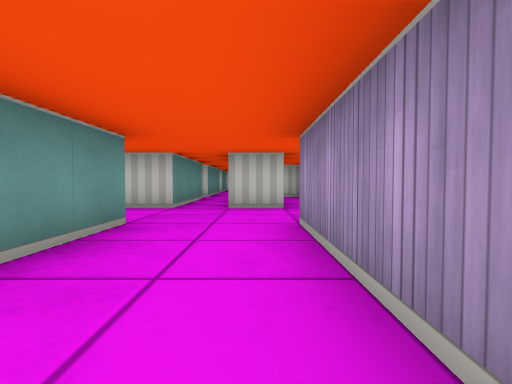
View 1 (above)

23 first-person views from a walk through a cub3D maze. The camera is about half as high as the walls, tilts 2° down and sees 80° across. The floor is counted in squares. Each view is taken from the middle of a square. On the plan, view 1 faces up. The plan holds only what a view shows up to about 9 squares ahead; the rest is blank.

View 2
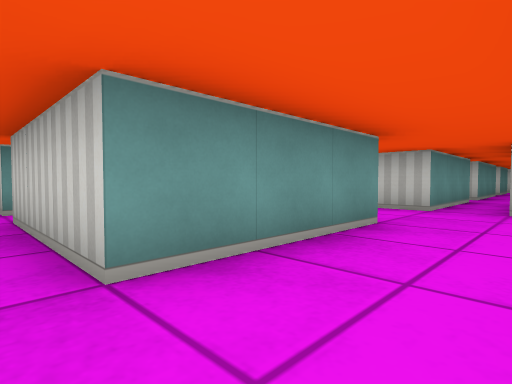

View 3
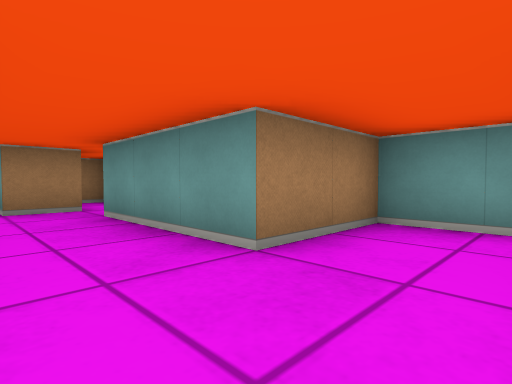

View 4
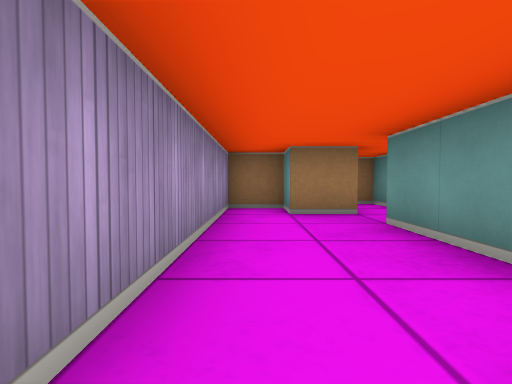

View 5
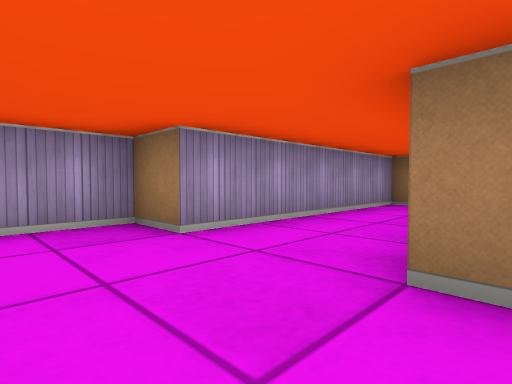

View 6
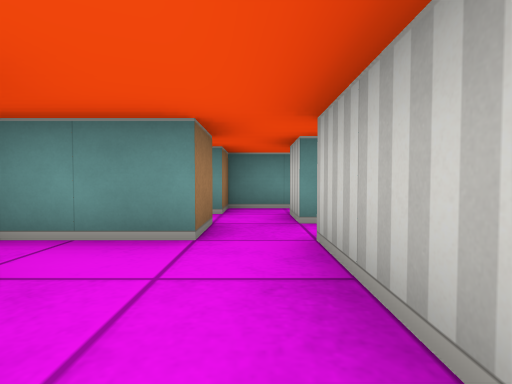

View 7
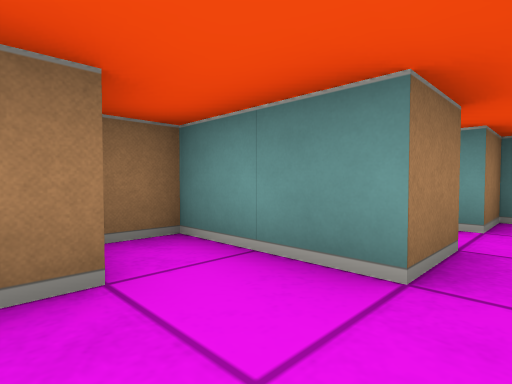

View 8
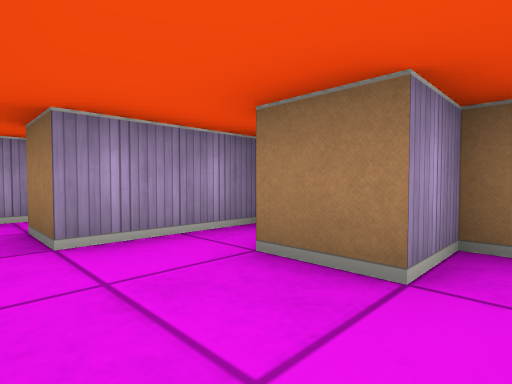

View 9
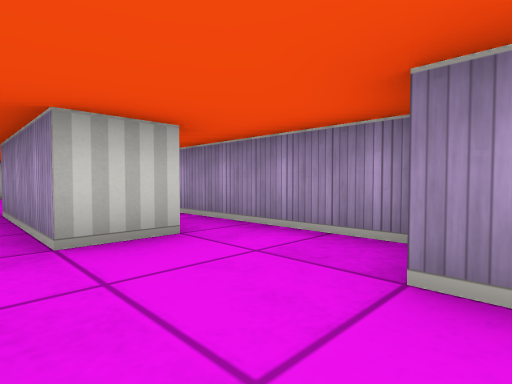

View 10
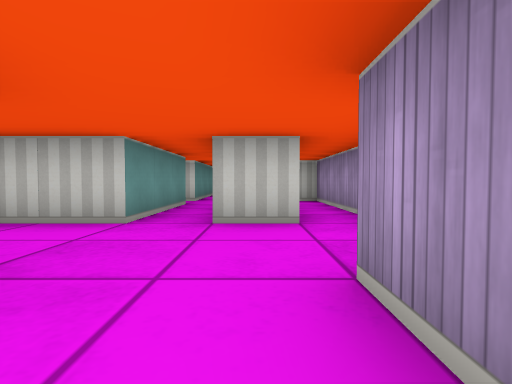

View 11
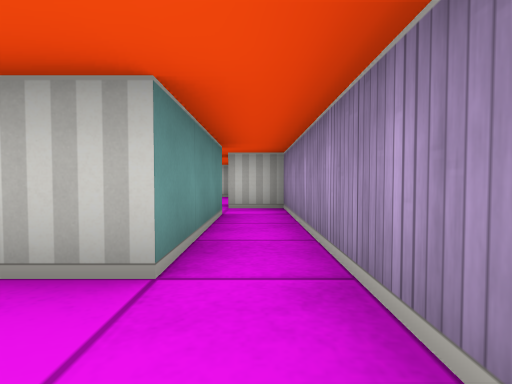

View 12
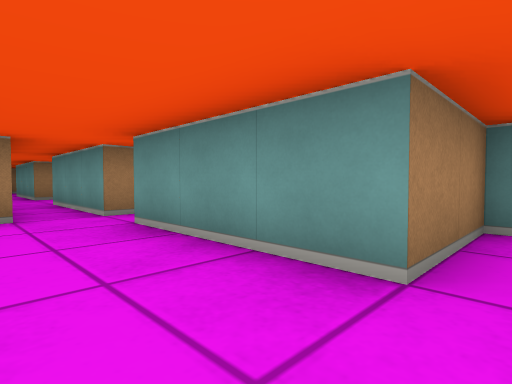

View 13
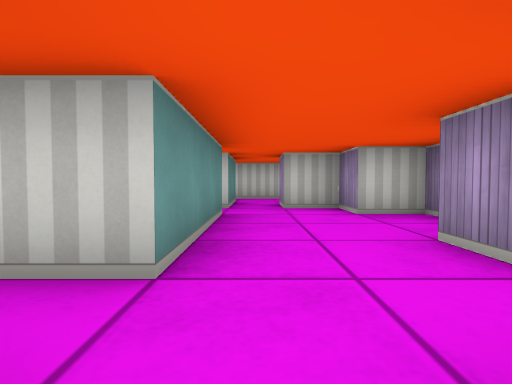

View 14
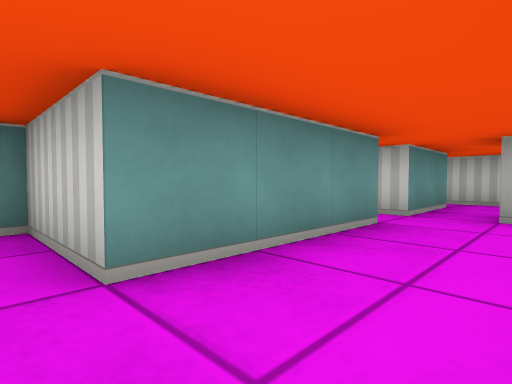

View 15
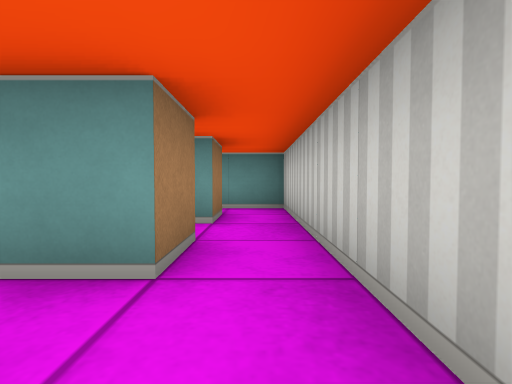

View 16
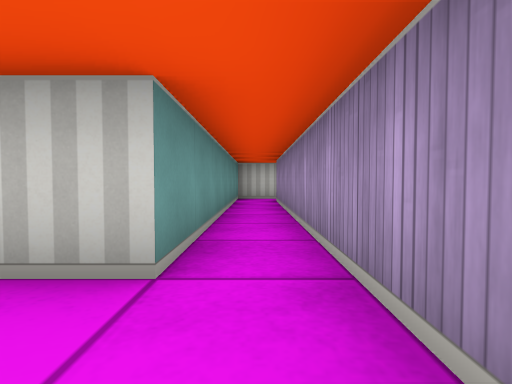

View 17
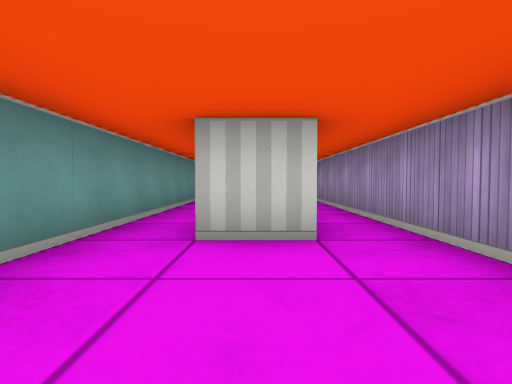

View 18
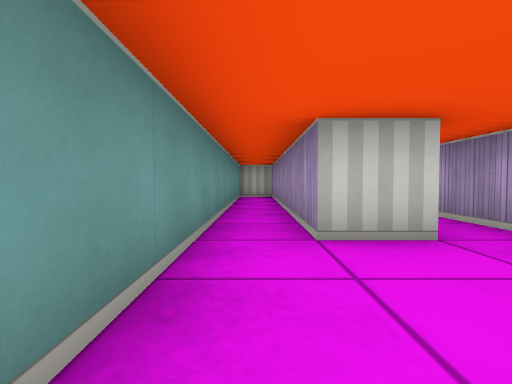

View 19
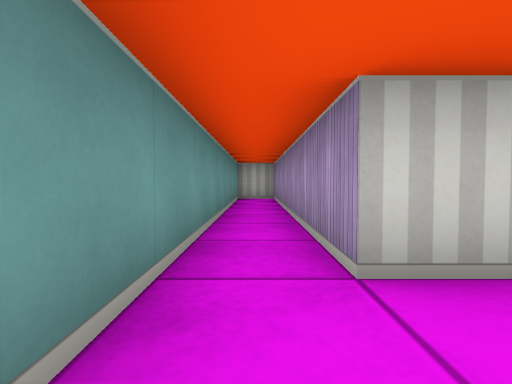

View 20
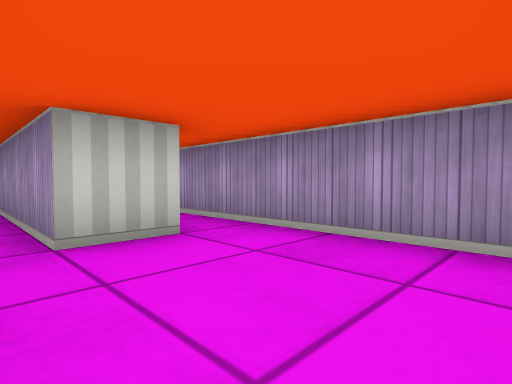

View 21
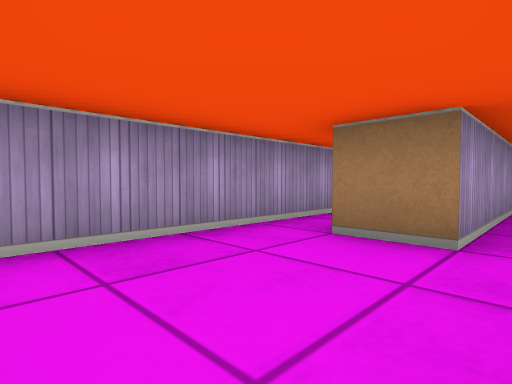

View 22
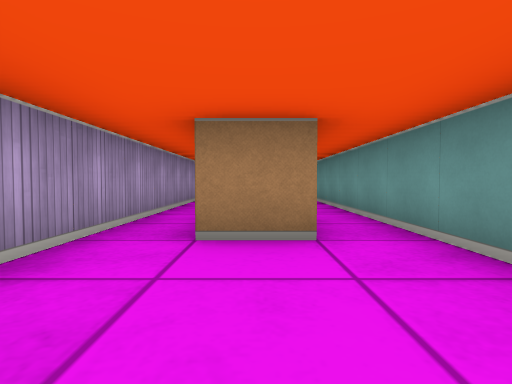

View 23
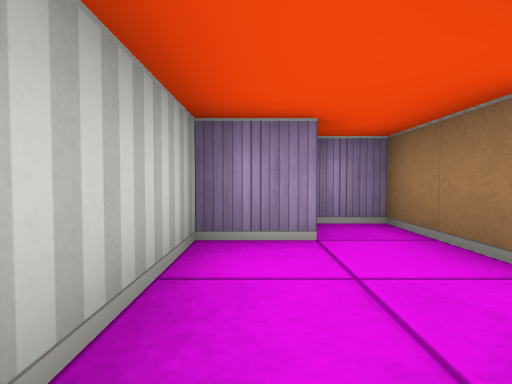

### Floor plan
Ten units are one square. View 1 is at (0, 0); x grows to the right and y downward. Boxes are objects, and circles mark ways between rooms. Rooms are numbered by the first view taken in them; rooms with no view inside come last. Other rooms are left out.
<svg viewBox="-80 -170 101 200">
<path fill="none" stroke="#000" d="M-15 -55 -30 -55M5 -55 -5 -55M-35 -48 -35 -35 -15 -35 -15 -5 -25 -5M-15 5 -5 5 -5 15 5 15 5 -35 15 -35 15 -55M-56 5 -45 5 -45 25 -35 25 -35 15 -25 15 -25 25 -20 25M-55 -5 -65 -5M-25 -5 -45 -5M-15 25 -15 5M5 -98 5 -105M-15 -135 -20 -135M-20 -85 -15 -85 -15 -55M-35 -125 -15 -125 -15 -95 -25 -95M16 -125 5 -125 5 -135 -5 -135M-5 -55 -5 -85M5 -154 5 -165 -45 -165M-25 -155 -15 -155 -15 -135M-5 -135 -5 -145 15 -145 15 -154M-45 -155 -35 -155M-55 -95 -65 -95 -65 -165 -75 -165M-65 -32 -65 -65 -55 -65M-45 -15 -45 -95M-75 -161 -75 5 -65 5M-45 -95 -45 -152M-45 -165 -55 -165 -55 -95M5 -85 5 -55M15 -55 15 -95 5 -95"/>
<circle cx="-20" cy="0" r="3" fill="#2a7"/>
<circle cx="-10" cy="-60" r="3" fill="#2a7"/>
<circle cx="10" cy="-60" r="3" fill="#2a7"/>
<circle cx="-50" cy="0" r="3" fill="#2a7"/>
<circle cx="-10" cy="-140" r="3" fill="#2a7"/>
<circle cx="10" cy="-90" r="3" fill="#2a7"/>
<circle cx="-40" cy="-160" r="3" fill="#2a7"/>
<circle cx="-50" cy="-100" r="3" fill="#2a7"/>
<text x="-10" y="-30">1</text>
<text x="-40" y="10">2</text>
<text x="-10" y="-110">3</text>
<text x="-10" y="-150">4</text>
<text x="-60" y="-70">5</text>
<text x="-50" y="-130">6</text>
<text x="10" y="-80">7</text>
</svg>
Room 1 opens to room 2. Room 1 opens to room 3. Room 1 opens to room 7. Room 2 opens to room 5. Room 3 opens to room 4. Room 3 opens to room 7. Room 4 opens to room 6. Room 5 opens to room 6.

Where each view was taken, in squares from view 1:
view 1: 0 up, 0 right, facing up
view 2: 0 up, 0 right, facing up-left
view 3: 5 up, 0 right, facing down-left
view 4: 4 up, 0 right, facing down
view 5: 5 up, 2 left, facing down-right
view 6: 0 up, 2 left, facing left
view 7: 0 up, 3 left, facing down-left
view 8: 0 up, 4 left, facing down-right
view 9: 3 up, 1 left, facing up-right
view 10: 2 up, 0 right, facing up
view 11: 4 up, 1 right, facing up
view 12: 13 up, 0 right, facing down-left
view 13: 8 up, 1 left, facing up
view 14: 9 up, 0 right, facing up-left
view 15: 16 up, 0 right, facing left
view 16: 8 up, 5 left, facing up
view 17: 7 up, 6 left, facing up
view 18: 7 up, 7 left, facing up
view 19: 8 up, 7 left, facing up
view 20: 7 up, 7 left, facing up-right
view 21: 9 up, 7 left, facing down-right
view 22: 9 up, 6 left, facing down
view 23: 16 up, 2 left, facing right
